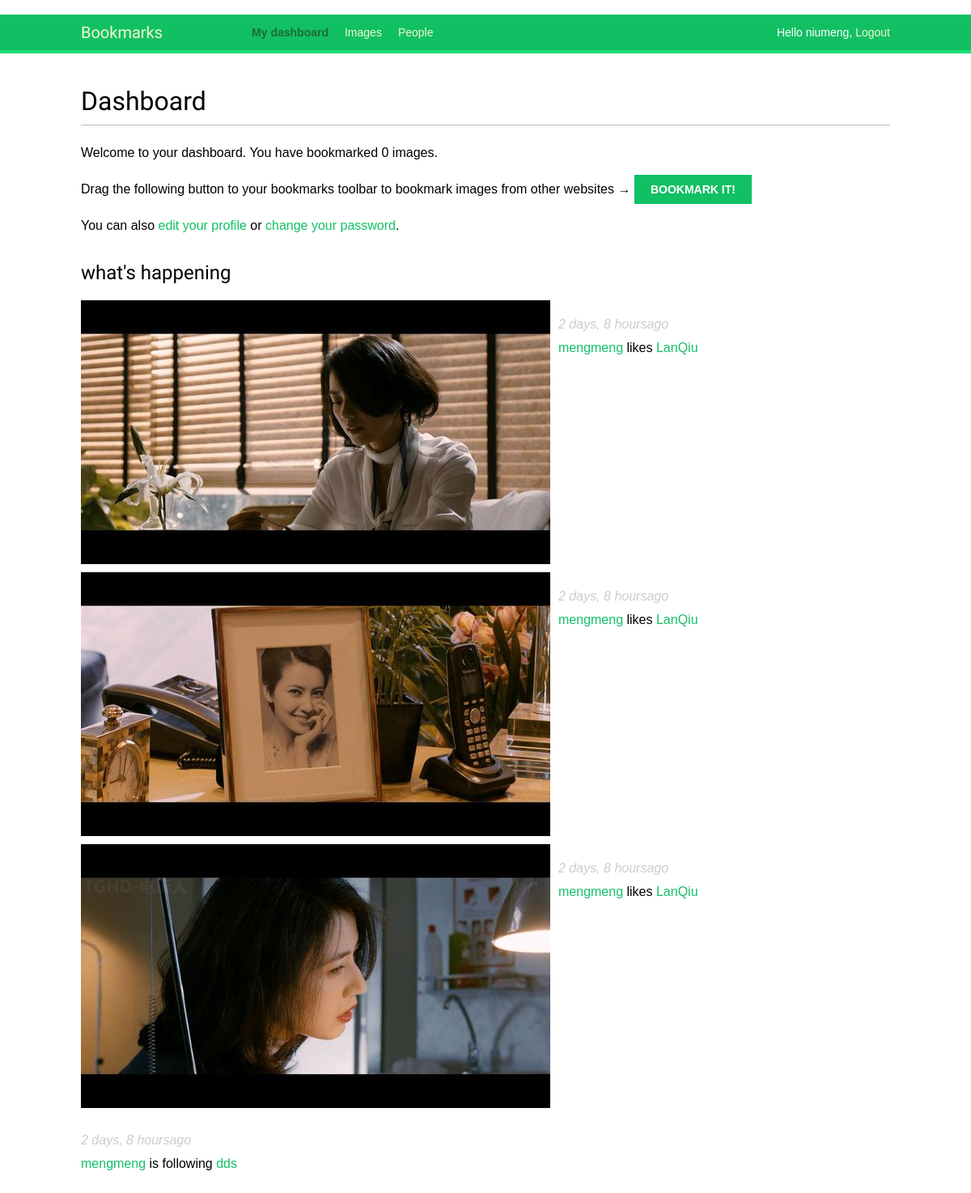
/account/ (signed in), run on the app's committed database.
### actions/models.py (models this page shows)
class Action(models.Model):
    user = models.ForeignKey(User,related_name='actions',
                             db_index=True)
    verb = models.CharField(max_length=255)
    target_ct = models.ForeignKey(ContentType,blank=True,null=True,
                                  related_name='target_obj')
    target_id = models.PositiveIntegerField(null=True,blank=True,
                                            db_index=True)
    target = GenericForeignKey('target_ct','target_id')
    created = models.DateTimeField(auto_now_add=True,db_index=True)
    class Meta():
        ordering = ('-created',)

### images/models.py (models this page shows, shortened)
class Image(models.Model):
    user = models.ForeignKey(settings.AUTH_USER_MODEL,
                             related_name='images_created')
    title = models.CharField(max_length=200)
    slug = models.SlugField(max_length=200,blank=True)
    url = models.URLField()
    image = models.ImageField(upload_to='image/%Y/%m/%d')
    description = models.TextField(blank=True)
    created = models.DateField(auto_now_add=True,
                               db_index=True)
    users_like = models.ManyToManyField(settings.AUTH_USER_MODEL,
                                        related_name='image_liked',
                                        blank=True)
    total_likes = models.PositiveIntegerField(db_index=True,default=0)
    def __unicode__(self):
        return self.title
    def get_absolute_url(self):
        return reverse('images:detail',args=[self.id,self.slug])

### account/views.py (the view)
@login_required
def dashboard(request):
    actions = Action.objects.all().exclude(user=request.user)
    following_ids = request.user.following.values_list('id',flat=True)
    if following_ids:
        actions = actions.filter(user_id__in = following_ids).select_related(
            'user','user__profile').prefetch_related('target')
    actions = actions[:10]
    return render(request,'account/dashboard.html',
                  {'section': 'dashboard','actions':actions})

### account/templates/account/dashboard.html (shortened to what this page needs)
﻿{% extends "base.html" %}
{% block content %}
    <h1>Dashboard</h1>
    {% with total_images_created=request.user.images_created.count %}
        <p>Welcome to your dashboard. You have bookmarked {{ total_images_created }} image{{ total_images_created|pluralize }}.</p>
    {% endwith %}
    <p>
        Drag the following button to your bookmarks toolbar to bookmark images from other websites →
        <a href="javascript:{% include "bookmarklet_launcher.js" %}" class="button">Bookmark it!</a>
    </p>
    <p>
        You can also <a href="{% url "edit" %}">edit your profile</a> or
        <a href="{% url "password_change" %}">change your password</a>.
    </p>
    <h2>what's happening</h2>
    <div id="action-list">
        {% for action in actions %}
            {% include "actions/action/detail.html" %}
        {% endfor %}
    </div>
{% endblock %}

### account/templates/base.html (shortened to what this page needs)
{% load staticfiles %}
<!DOCTYPE html>
<html>
    <head>
	<link href="{% static "css/base.css" %}"rel="stylesheet">
    </head>
    <body>
	<div id="header">
	    <span class="logo">Bookmarks</span>
	    {% if request.user.is_authenticated %}
	    <ul class="menu">
		    <li {% if section == "dashboard" %}class="selected"{% endif %}>
		        <a href="{% url "dashboard" %}">My dashboard</a>
	 	    </li>
		    <li {% if section == "images" %}class="selected"{% endif %}>
		        <a href="{% url "images:list" %}">Images</a>
		    </li>
		    <li {% if section == "people"%}class="selected"{% endif %}>
		        <a href="{% url "user_list" %}">People</a>
		    </li>
	     </ul>
	    {% endif %}
	    <span class="user">
		    {% if request.user.is_authenticated %}
		        Hello {{ request.user.username }},
		        <a href="{% url "logout" %}">Logout</a>
		    {% else %}
		        <a href="{% url "login" %}">Log-in</a>
	    	{% endif %}
	    </span>
	</div>
	<div id="content">
	    {% block content %}
	    {% endblock %}
	</div>
    </body>
</html>

### actions/templates/actions/action/detail.html (shortened to what this page needs)
{% load thumbnail %}
{% with user=action.user profile=action.user.profile %}
<div class="action">
    <div class="images">
        {% if action.target %}
            {% with target=action.target %}
                {% if target.image %}
                    {% thumbnail target.image "80x80" crop="100%" as im %}
                        <a href="{{ target.get_absolute_url }}">
                            <img src="{{ im.url }}" class="item-img">
                        </a>
                    {% endthumbnail %}
                {% endif %}
            {% endwith %}
        {% endif %}
    </div>
    <div class="info">
        <p>
            <span class="date">{{ action.created|timesince }}ago</span>
            <br />
            <a href="{{ user.get_absolute_url }}">{{ user.username }}</a>
            {{ action.verb }}
            {% if action.target %}
                {% with target=action.target %}
                    <a hreg="{{ target.get_absolute_url }}">{{ target }}</a>
                {% endwith %}
            {% endif %}
        </p>
    </div>
</div>
{% endwith %}

### account/static/css/base.css (style rules this page uses)
body { margin:0; padding:0; font-family:helvetica, sans-serif; }
p { line-height: 1.8; }
a { color:#12c064; text-decoration:none; }
h1, h2, h3, h4, h5 , h6 { font-family: 'Muli', sans-serif; font-weight:normal; }
h1 { border-bottom:1px solid #bbb; padding:0 0 10px 0; margin:10px 0 20px 0; }
h2 { margin:30px 0 20px; }
#header { padding:10px 100px; font-size:14px; background:#12c064; color:#fff; border-bottom:4px solid #1cdf78; overflow:auto; }
#header .logo { font-family: 'Muli', sans-serif; float:left; color:#f3f7cc; font-size:20px; margin-right:10%; }
#header ul.menu { list-style:none; float:left; margin:0; padding:0; }
#header ul.menu li { float:left; padding:4px 10px; }
#header ul.menu li.selected a, #header ul.menu li.selected a:hover { color:#1b6d32; font-weight:bold; }
#header a { color:#f3f7cc; }
#header .user { float:right; padding-top:4px; }
#content { padding:30px 100px; }
input[type=submit], a.button { font-weight:bold; background:#12c064; color:#fff; padding:10px 20px; font-size:14px; text-transform:uppercase; }
.action { clear:both; overflow:auto; }
.action .images { float:left; margin:0 10px 10px 0; }
.action .date { font-style:italic; color:#ccc; }

### data on the page
Action: shows a picture, created "2 days, 8 hours", user.username "mengmeng", verb "likes", target "LanQiu"
Action: shows a picture, created "2 days, 8 hours", user.username "mengmeng", verb "likes", target "LanQiu"
Action: shows a picture, created "2 days, 8 hours", user.username "mengmeng", verb "likes", target "LanQiu"
Action: created "2 days, 8 hours", user.username "mengmeng", verb "is following", target "dds"

### other printed values
{{ request.user.username }} "niumeng"
{{ total_images_created }} "0"
